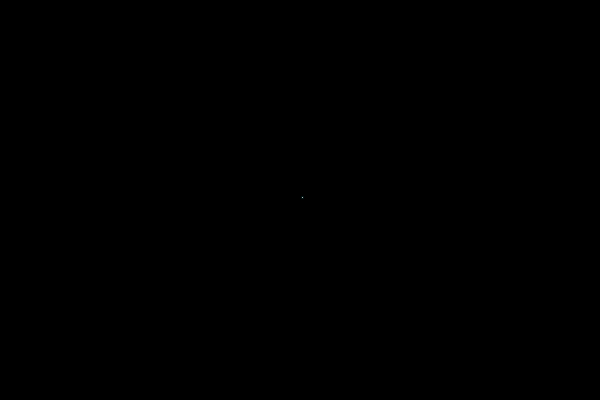
Frame 1 (no input)
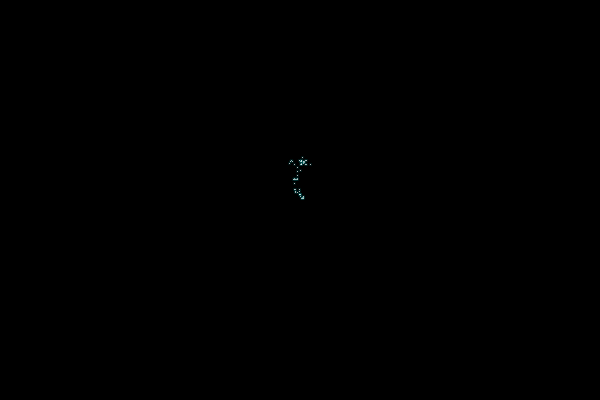
Frame 60 (the mouse pressed at the canvas centre just before this capture)
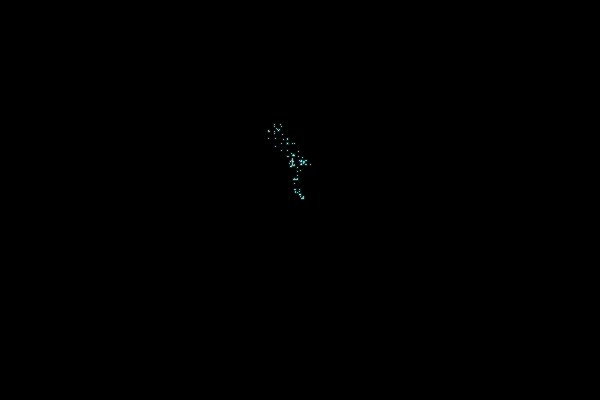
Frame 120 (the mouse held since frame 60 and released just before this capture)

The Processing sketch that drew these frames (run headless with seeded random() and noise(); from frame 60 on, the mouse is pressed at the canvas centre):

// Processing sketch: inst6_RandomWalkerPerlinNoise
// ── inst6_RandomWalkerPerlinNoise.pde
Walker w;

void setup(){
  size(600,400);
  background(0);
  frameRate(500);
  w = new Walker(width/2, height/2);
}

void draw(){
  w.update();
  w.draw();
}
// ── Walker.pde
class Walker{

  float x, y;
  float noi = 0.005;
  
  Walker(float x, float y){
    this.x = x;
    this.y = y;
  }
  
  void draw(){
    stroke(255,255,255);
    point(x,y);
    stroke(0,128,128,50);
    point(x+1,y+1);
    point(x+1,y-1);
    point(x-1,y+1);
    point(x-1,y-1);
    
    point(x+1,y);
    point(x-1,y);
    point(x,y+1);
    point(x,y-1);
  }
  
  void update(){
    float s = noise(noi);
    s = map(s, 0, 1, -10, 10);
    println(s);
    int v = (int)random(8);
    if (v==0) x+=s;
    if (v==1) x-=s;
    if (v==2) y+=s;
    if (v==3) y-=s;
    if (v==4) {
      x+=s;
      y+=s;
    }
    if (v==5) {
      x+=s;
      y-=s;
    }
    if (v==6) {
      x-=s;
      y+=s;
    }
    if (v==7) {
      x-=s;
      y-=s;
    }
    noi += 0.1;
    if(x > width){x = 0; s = 0;}
    if(x < 0){x = width; s = width;}
    if(y > height){y = 0; s = 0;}
    if(y < 0){y = height; s = height;}
  }
  
  

}
